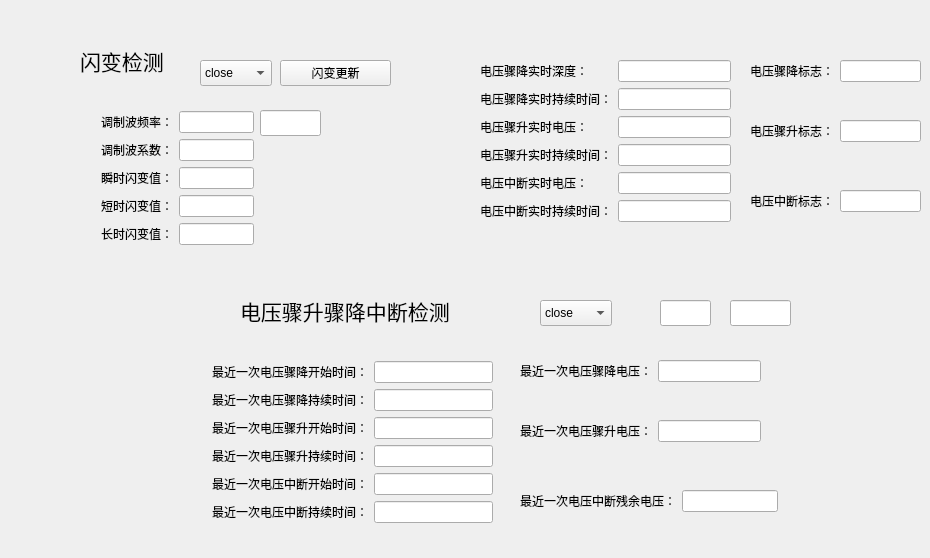
   <widget class="QWidget" name="tab_2">
    <attribute name="title">
     <string>A相其他量</string>
    </attribute>
    <widget class="QComboBox" name="flicker_comboBox">
     <property name="geometry">
      <rect>
       <x>200</x>
       <y>60</y>
       <width>72</width>
       <height>26</height>
      </rect>
     </property>
     <item>
      <property name="text">
       <string>close</string>
      </property>
     </item>
     <item>
      <property name="text">
       <string>open</string>
      </property>
     </item>
    </widget>
    <widget class="QComboBox" name="voltage_dipswellinterrupt_comboBox">
     <property name="geometry">
      <rect>
       <x>540</x>
       <y>300</y>
       <width>72</width>
       <height>26</height>
      </rect>
     </property>
     <item>
      <property name="text">
       <string>close</string>
      </property>
     </item>
     <item>
      <property name="text">
       <string>open</string>
      </property>
     </item>
    </widget>
    <widget class="QLineEdit" name="result_400">
     <property name="geometry">
      <rect>
       <x>660</x>
       <y>300</y>
       <width>51</width>
       <height>26</height>
      </rect>
     </property>
    </widget>
    <widget class="QLineEdit" name="result_800">
     <property name="geometry">
      <rect>
       <x>730</x>
       <y>300</y>
       <width>61</width>
       <height>26</height>
      </rect>
     </property>
    </widget>
    <widget class="QWidget" name="layoutWidget_16">
     <property name="geometry">
      <rect>
       <x>480</x>
       <y>60</y>
       <width>251</width>
       <height>188</height>
      </rect>
     </property>
     <layout class="QFormLayout" name="formLayout_8">
      <item row="0" column="0">
       <widget class="QLabel" name="label_84">
        <property name="text">
         <string>电压骤降实时深度：</string>
        </property>
       </widget>
      </item>
      <item row="0" column="1">
       <widget class="QLineEdit" name="V_Dip_Depth"/>
      </item>
      <item row="1" column="0">
       <widget class="QLabel" name="label_85">
        <property name="text">
         <string>电压骤降实时持续时间：</string>
        </property>
       </widget>
      </item>
      <item row="1" column="1">
       <widget class="QLineEdit" name="V_Dip_Time"/>
      </item>
      <item row="2" column="0">
       <widget class="QLabel" name="label_86">
        <property name="text">
         <string>电压骤升实时电压：</string>
        </property>
       </widget>
      </item>
      <item row="2" column="1">
       <widget class="QLineEdit" name="V_Swell"/>
      </item>
      <item row="3" column="0">
       <widget class="QLabel" name="label_87">
        <property name="text">
         <string>电压骤升实时持续时间：</string>
        </property>
       </widget>
      </item>
      <item row="3" column="1">
       <widget class="QLineEdit" name="V_Swell_Time"/>
      </item>
      <item row="4" column="0">
       <widget class="QLabel" name="label_88">
        <property name="text">
         <string>电压中断实时电压：</string>
        </property>
       </widget>
      </item>
      <item row="4" column="1">
       <widget class="QLineEdit" name="V_Interrupt"/>
      </item>
      <item row="5" column="0">
       <widget class="QLabel" name="label_89">
        <property name="text">
         <string>电压中断实时持续时间：</string>
        </property>
       </widget>
      </item>
      <item row="5" column="1">
       <widget class="QLineEdit" name="V_Interrupt_Time"/>
      </item>
     </layout>
    </widget>
    <widget class="QWidget" name="layoutWidget_17">
     <property name="geometry">
      <rect>
       <x>750</x>
       <y>60</y>
       <width>171</width>
       <height>31</height>
      </rect>
     </property>
     <layout class="QFormLayout" name="formLayout_10">
      <item row="0" column="1">
       <widget class="QLineEdit" name="V_Dip_Flag"/>
      </item>
      <item row="0" column="0">
       <widget class="QLabel" name="label_95">
        <property name="text">
         <string>电压骤降标志：</string>
        </property>
       </widget>
      </item>
     </layout>
    </widget>
    <widget class="QWidget" name="layoutWidget_18">
     <property name="geometry">
      <rect>
       <x>750</x>
       <y>120</y>
       <width>171</width>
       <height>31</height>
      </rect>
     </property>
     <layout class="QFormLayout" name="formLayout_11">
      <item row="0" column="1">
       <widget class="QLineEdit" name="V_Swell_Flag"/>
      </item>
      <item row="0" column="0">
       <widget class="QLabel" name="label_96">
        <property name="text">
         <string>电压骤升标志：</string>
        </property>
       </widget>
      </item>
     </layout>
    </widget>
    <widget class="QWidget" name="layoutWidget_19">
     <property name="geometry">
      <rect>
       <x>750</x>
       <y>190</y>
       <width>171</width>
       <height>31</height>
      </rect>
     </property>
     <layout class="QFormLayout" name="formLayout_12">
      <item row="0" column="1">
       <widget class="QLineEdit" name="V_Interrupt_Flag"/>
      </item>
      <item row="0" column="0">
       <widget class="QLabel" name="label_97">
        <property name="text">
         <string>电压中断标志：</string>
        </property>
       </widget>
      </item>
     </layout>
    </widget>
    <widget class="QWidget" name="layoutWidget_20">
     <property name="geometry">
      <rect>
       <x>520</x>
       <y>360</y>
       <width>241</width>
       <height>31</height>
      </rect>
     </property>
     <layout class="QFormLayout" name="formLayout_13">
      <item row="0" column="1">
       <widget class="QLineEdit" name="Last_V_Dip_Depth"/>
      </item>
      <item row="0" column="0">
       <widget class="QLabel" name="label_98">
        <property name="text">
         <string>最近一次电压骤降电压：</string>
        </property>
       </widget>
      </item>
     </layout>
    </widget>
    <widget class="QWidget" name="layoutWidget_21">
     <property name="geometry">
      <rect>
       <x>520</x>
       <y>420</y>
       <width>241</width>
       <height>31</height>
      </rect>
     </property>
     <layout class="QFormLayout" name="formLayout_14">
      <item row="0" column="1">
       <widget class="QLineEdit" name="Last_V_Swell"/>
      </item>
      <item row="0" column="0">
       <widget class="QLabel" name="label_99">
        <property name="text">
         <string>最近一次电压骤升电压：</string>
        </property>
       </widget>
      </item>
     </layout>
    </widget>
    <widget class="QWidget" name="layoutWidget_22">
     <property name="geometry">
      <rect>
       <x>520</x>
       <y>490</y>
       <width>258</width>
       <height>31</height>
      </rect>
     </property>
     <layout class="QFormLayout" name="formLayout_15">
      <item row="0" column="1">
       <widget class="QLineEdit" name="Last_V_Interrupt"/>
      </item>
      <item row="0" column="0">
       <widget class="QLabel" name="label_100">
        <property name="text">
         <string>最近一次电压中断残余电压：</string>
        </property>
       </widget>
      </item>
     </layout>
    </widget>
    <widget class="QLineEdit" name="shanbianjisuancishu">
     <property name="geometry">
      <rect>
       <x>260</x>
       <y>110</y>
       <width>61</width>
       <height>26</height>
      </rect>
     </property>
    </widget>
    <widget class="QPushButton" name="flicker_updateButton">
     <property name="geometry">
      <rect>
       <x>280</x>
       <y>60</y>
       <width>111</width>
       <height>26</height>
      </rect>
     </property>
     <property name="text">
      <string>闪变更新</string>
     </property>
    </widget>
    <widget class="QWidget" name="layoutWidget">
     <property name="geometry">
      <rect>
       <x>212</x>
       <y>361</y>
       <width>281</width>
       <height>188</height>
      </rect>
     </property>
     <layout class="QFormLayout" name="formLayout_7">
      <item row="0" column="0">
       <widget class="QLabel" name="label_67">
        <property name="text">
         <string>最近一次电压骤降开始时间：</string>
        </property>
       </widget>
      </item>
      <item row="0" column="1">
       <widget class="QLineEdit" name="V_Dip_StartTime"/>
      </item>
      <item row="1" column="0">
       <widget class="QLabel" name="label_68">
        <property name="text">
         <string>最近一次电压骤降持续时间：</string>
        </property>
       </widget>
      </item>
      <item row="1" column="1">
       <widget class="QLineEdit" name="V_Dip_LastTime"/>
      </item>
      <item row="2" column="0">
       <widget class="QLabel" name="label_69">
        <property name="text">
         <string>最近一次电压骤升开始时间：</string>
        </property>
       </widget>
      </item>
      <item row="2" column="1">
       <widget class="QLineEdit" name="V_Swell_StartTime"/>
      </item>
      <item row="3" column="0">
       <widget class="QLabel" name="label_81">
        <property name="text">
         <string>最近一次电压骤升持续时间：</string>
        </property>
       </widget>
      </item>
      <item row="3" column="1">
       <widget class="QLineEdit" name="V_Swell_LastTime"/>
      </item>
      <item row="4" column="0">
       <widget class="QLabel" name="label_82">
        <property name="text">
         <string>最近一次电压中断开始时间：</string>
        </property>
       </widget>
      </item>
      <item row="4" column="1">
       <widget class="QLineEdit" name="V_Interrupt_StartTime"/>
      </item>
      <item row="5" column="0">
       <widget class="QLabel" name="label_83">
        <property name="text">
         <string>最近一次电压中断持续时间：</string>
        </property>
       </widget>
      </item>
      <item row="5" column="1">
       <widget class="QLineEdit" name="V_Interrupt_LasttTime"/>
      </item>
     </layout>
    </widget>
    <widget class="QWidget" name="layoutWidget_4">
     <property name="geometry">
      <rect>
       <x>101</x>
       <y>111</y>
       <width>153</width>
       <height>156</height>
      </rect>
     </property>
     <layout class="QFormLayout" name="formLayout_9">
      <item row="0" column="0">
       <widget class="QLabel" name="label_90">
        <property name="text">
         <string>调制波频率：</string>
        </property>
       </widget>
      </item>
      <item row="0" column="1">
       <widget class="QLineEdit" name="A_tiaozhibo_f"/>
      </item>
      <item row="1" column="0">
       <widget class="QLabel" name="label_91">
        <property name="text">
         <string>调制波系数：</string>
        </property>
       </widget>
      </item>
      <item row="1" column="1">
       <widget class="QLineEdit" name="tiaozhibo_xishu"/>
      </item>
      <item row="2" column="0">
       <widget class="QLabel" name="label_92">
        <property name="text">
         <string>瞬时闪变值：</string>
        </property>
       </widget>
      </item>
      <item row="2" column="1">
       <widget class="QLineEdit" name="shunshishanbianzhi"/>
      </item>
      <item row="3" column="0">
       <widget class="QLabel" name="label_93">
        <property name="text">
         <string>短时闪变值：</string>
        </property>
       </widget>
      </item>
      <item row="3" column="1">
       <widget class="QLineEdit" name="duanshishanbianzhi"/>
      </item>
      <item row="4" column="0">
       <widget class="QLabel" name="label_94">
        <property name="text">
         <string>长时闪变值：</string>
        </property>
       </widget>
      </item>
      <item row="4" column="1">
       <widget class="QLineEdit" name="changshishanbianzhi"/>
      </item>
     </layout>
    </widget>
    <widget class="QLabel" name="label_218">
     <property name="geometry">
      <rect>
       <x>240</x>
       <y>290</y>
       <width>221</width>
       <height>41</height>
      </rect>
     </property>
     <property name="font">
      <font>
       <pointsize>16</pointsize>
      </font>
     </property>
     <property name="text">
      <string>电压骤升骤降中断检测</string>
     </property>
    </widget>
    <widget class="QLabel" name="label_267">
     <property name="geometry">
      <rect>
       <x>80</x>
       <y>40</y>
       <width>91</width>
       <height>41</height>
      </rect>
     </property>
     <property name="font">
      <font>
       <pointsize>16</pointsize>
      </font>
     </property>
     <property name="text">
      <string>闪变检测</string>
     </property>
    </widget>
   </widget>
